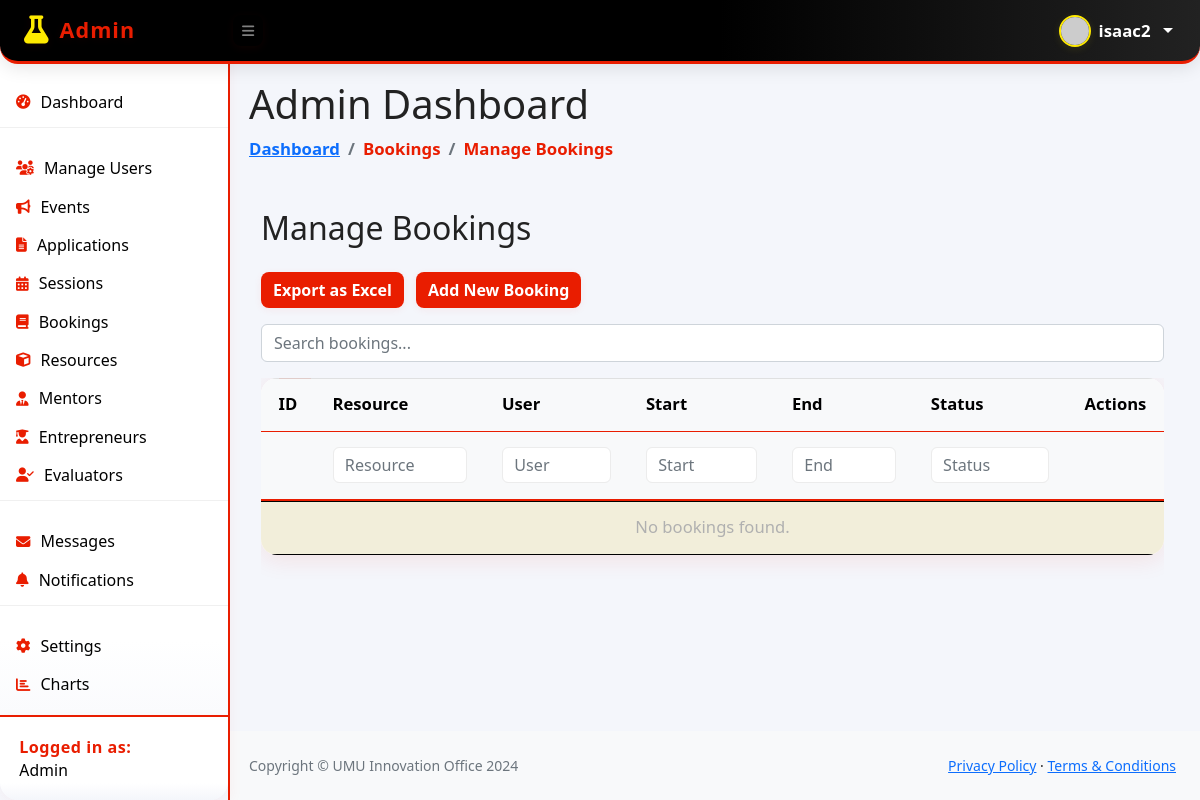
Page /manage_bookings_admin.php (signed in) on the earlier database version.
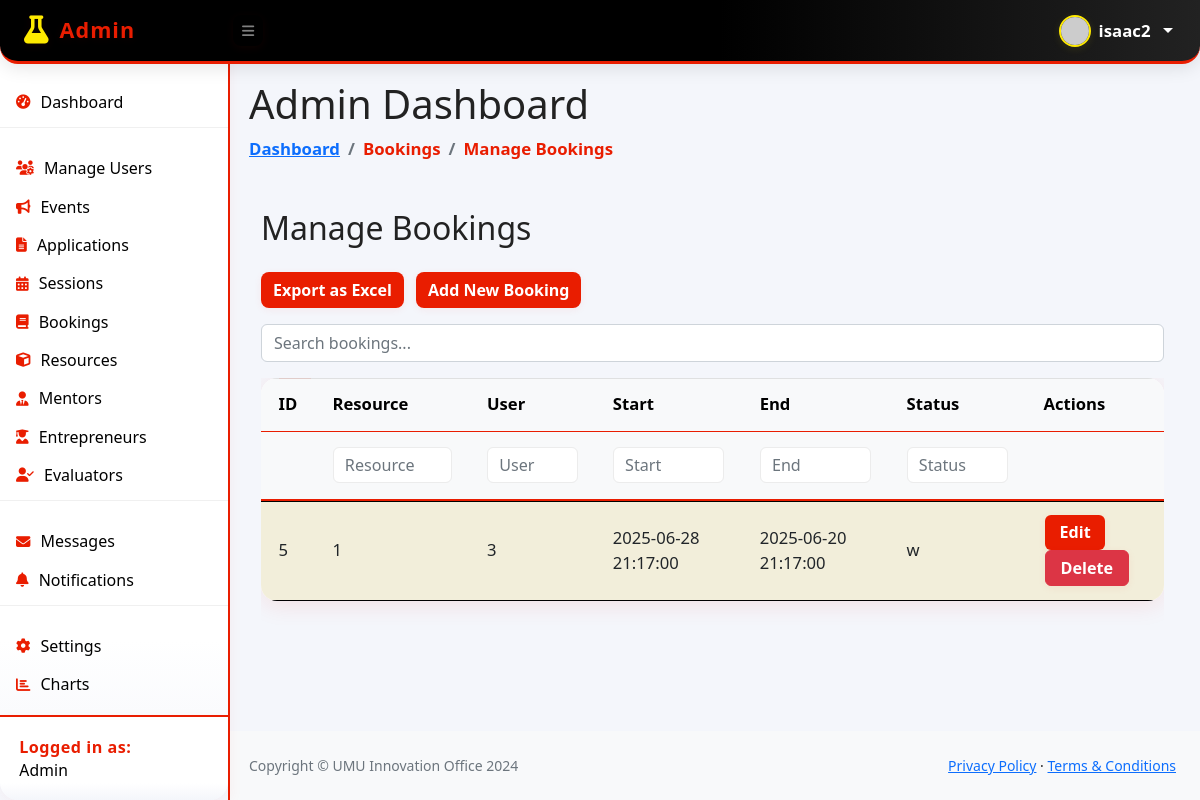
Same page on the later database version.
### tables this page shows
CREATE TABLE `bookings` (
  `id` int(11) NOT NULL,
  `user_id` int(11) NOT NULL,
  `resource_id` int(11) NOT NULL,
  `start_datetime` datetime NOT NULL,
  `end_datetime` datetime NOT NULL,
  `status` varchar(50) NOT NULL DEFAULT 'pending',
  `created_at` timestamp NOT NULL DEFAULT current_timestamp()
);

### manage_bookings_admin.php (the view, shortened to what the changed rows need)
<?php
require_once 'db.php';
$conn = new mysqli($host, $user, $password, $dbname);
$bookings = $conn->query("SELECT id, resource_id, user_id, start_datetime, end_datetime, status FROM bookings ORDER BY start_datetime DESC");
$breadcrumb_items = ['Bookings', 'Manage Bookings'];
?>
<div class="container my-5">
    <h2 class="mb-4">Manage Bookings</h2>
    <div class="table-responsive">
        <table id="dataTable" class="table table-bordered table-striped">
            <thead class="table-light">
                <tr>
                    <th>ID</th>
                    <th>Resource</th>
                    <th>User</th>
                    <th>Start</th>
                    <th>End</th>
                    <th>Status</th>
                    <th>Actions</th>
                </tr>
                <tr>
                    <th></th>
                    <th><input type="text" class="form-control form-control-sm column-search" placeholder="Resource"></th>
                    <th><input type="text" class="form-control form-control-sm column-search" placeholder="User"></th>
                    <th><input type="text" class="form-control form-control-sm column-search" placeholder="Start"></th>
                    <th><input type="text" class="form-control form-control-sm column-search" placeholder="End"></th>
                    <th><input type="text" class="form-control form-control-sm column-search" placeholder="Status"></th>
                    <th></th>
                </tr>
            </thead>
            <tbody>
                <?php if ($bookings && $bookings->num_rows > 0): while($b = $bookings->fetch_assoc()): ?>
                <tr>
                    <td><?= htmlspecialchars($b['id']) ?></td>
                    <td><?= htmlspecialchars($b['resource_id']) ?></td>
                    <td><?= htmlspecialchars($b['user_id']) ?></td>
                    <td><?= htmlspecialchars($b['start_datetime']) ?></td>
                    <td><?= htmlspecialchars($b['end_datetime']) ?></td>
                    <td><?= htmlspecialchars($b['status']) ?></td>
                    <td>
                        <button class="btn btn-sm btn-info" data-bs-toggle="modal" data-bs-target="#editBookingModal<?= $b['id'] ?>">Edit</button>
                        <form method="post" action="" style="display:inline-block" onsubmit="return confirm('Delete this booking?');">
                            <button type="submit" name="delete_booking" class="btn btn-sm btn-danger">Delete</button>
                        </form>
                    </td>
                </tr>
                <?php endwhile; else: ?>
                <tr><td colspan="7" class="text-center text-muted">No bookings found.</td></tr>
                <?php endif; ?>
            </tbody>
        </table>
    </div>
</div>
<?php
$page_content = ob_get_clean();
include __DIR__ . '/dist/template_admin.php';

### dist/template_admin.php (shortened to what the changed rows need)
<!DOCTYPE html>
<html lang="en">
<head>
    <link href="https://cdn.jsdelivr.net/npm/simple-datatables@7.1.2/dist/style.min.css" rel="stylesheet" />
    <link href="/system2/dist/css/styles.css" rel="stylesheet" />
    <link href="/system2/dist/css/admin-custom.css" rel="stylesheet" />
    <link rel="stylesheet" href="https://cdnjs.cloudflare.com/ajax/libs/font-awesome/6.3.0/css/all.min.css" />
</head>
<body class="sb-nav-fixed">
    <div id="layoutSidenav">
        <div id="layoutSidenav_content">
            <main>
                <div class="container-fluid px-4">
                    <h1 class="mt-4">Admin Dashboard</h1>
                    <ol class="breadcrumb mb-4">
                        <li class="breadcrumb-item"><a href="admin_dashboard.php">Dashboard</a></li>
                        <?php if (isset($breadcrumb_items)): ?>
                            <?php foreach ($breadcrumb_items as $item): ?>
                                <li class="breadcrumb-item"> <?= $item ?> </li>
                            <?php endforeach; ?>
                        <?php endif; ?>
                    </ol>
                    <?php if (isset($page_content)): ?>
                        <?= $page_content ?>
                    <?php endif; ?>
                </div>
            </main>
        </div>
    </div>
</body>
</html>

Differences in the rows shown:
added bookings: id "5", resource "1", user "3", start_datetime "2025-06-28 21:17:00", end_datetime "2025-06-20 21:17:00", status "w"
Other differences:
text no longer shown: "No bookings found."
